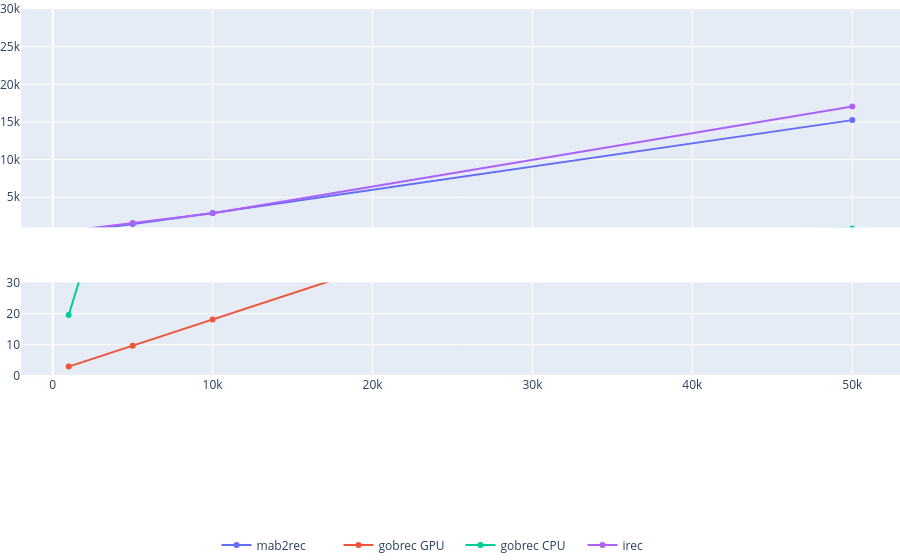

Source (notebook cell):
### Code cell
import plotly.graph_objects as go
from plotly.subplots import make_subplots
import plotly.express as px

def generate_broken_axis_plot(df, x, y, color):
    fig = make_subplots(
        rows=2, cols=1,
        shared_xaxes=True,
        row_heights=[0.7, 0.3]
    )

    color_map = {
        group: px.colors.qualitative.Plotly[i % len(px.colors.qualitative.Plotly)]
        for i, group in enumerate(df[color].unique())
    }

    for color_group in df[color].unique():
        df_group = df[df[color] == color_group]
        c = color_map[color_group]

        fig.add_trace(
            go.Scatter(
                x=df_group[x],
                y=df_group[y],
                name=color_group,
                legendgroup=color_group,
                line=dict(color=c),
                showlegend=True
            ),
            row=1, col=1
        )

        fig.add_trace(
            go.Scatter(
                x=df_group[x],
                y=df_group[y],
                name=color_group,
                legendgroup=color_group,
                line=dict(color=c),
                showlegend=False
            ),
            row=2, col=1
        )

    fig.update_yaxes(range=[1_000, 30_000], row=1, col=1)
    fig.update_yaxes(range=[0, 30], row=2, col=1)

    fig.update_layout(
        legend_title_text='',
        legend=dict(
            orientation="h",
            yanchor="bottom",
            y=-0.5,
            xanchor="center",
            entrywidth=77,
            x=0.5
        ),
        margin=dict(b=10, t=0, r=0, l=0)
    )

    return fig

generate_broken_axis_plot(df, x='Items number', y='Mean execution time (s)', color='Algorithm')

### Figure 1 — Plotly figure (JSON) as saved in the notebook; plotly's stock layout.template omitted (floating-point values rounded to 4 significant figures)
{"data": [{"legendgroup": "mab2rec", "line": {"color": "#636EFA"}, "name": "mab2rec", "showlegend": true, "type": "scatter", "x": [1000, 5000, 10000, 50000], "xaxis": "x", "y": [270.2, 1432.0, 2899.0, 15240.0], "yaxis": "y"}, {"legendgroup": "mab2rec", "line": {"color": "#636EFA"}, "name": "mab2rec", "showlegend": false, "type": "scatter", "x": [1000, 5000, 10000, 50000], "xaxis": "x2", "y": [270.2, 1432.0, 2899.0, 15240.0], "yaxis": "y2"}, {"legendgroup": "gobrec GPU", "line": {"color": "#EF553B"}, "name": "gobrec GPU", "showlegend": true, "type": "scatter", "x": [1000, 5000, 10000, 50000], "xaxis": "x", "y": [3.011, 9.736, 18.1, 85.28], "yaxis": "y"}, {"legendgroup": "gobrec GPU", "line": {"color": "#EF553B"}, "name": "gobrec GPU", "showlegend": false, "type": "scatter", "x": [1000, 5000, 10000, 50000], "xaxis": "x2", "y": [3.011, 9.736, 18.1, 85.28], "yaxis": "y2"}, {"legendgroup": "gobrec CPU", "line": {"color": "#00CC96"}, "name": "gobrec CPU", "showlegend": true, "type": "scatter", "x": [1000, 5000, 10000, 50000], "xaxis": "x", "y": [19.53, 90.37, 167.2, 836.0], "yaxis": "y"}, {"legendgroup": "gobrec CPU", "line": {"color": "#00CC96"}, "name": "gobrec CPU", "showlegend": false, "type": "scatter", "x": [1000, 5000, 10000, 50000], "xaxis": "x2", "y": [19.53, 90.37, 167.2, 836.0], "yaxis": "y2"}, {"legendgroup": "irec", "line": {"color": "#AB63FA"}, "name": "irec", "showlegend": true, "type": "scatter", "x": [1000, 5000, 10000, 50000], "xaxis": "x", "y": [534.5, 1591.0, 2864.0, 17070.0], "yaxis": "y"}, {"legendgroup": "irec", "line": {"color": "#AB63FA"}, "name": "irec", "showlegend": false, "type": "scatter", "x": [1000, 5000, 10000, 50000], "xaxis": "x2", "y": [534.5, 1591.0, 2864.0, 17070.0], "yaxis": "y2"}], "layout": {"legend": {"entrywidth": 77, "orientation": "h", "title": {"text": ""}, "x": 0.5, "xanchor": "center", "y": -0.5, "yanchor": "bottom"}, "margin": {"b": 10, "l": 0, "r": 0, "t": 0}, "xaxis": {"anchor": "y", "domain": [0, 1], "matches": "x2", "showticklabels": false}, "xaxis2": {"anchor": "y2", "domain": [0, 1]}, "yaxis": {"anchor": "x", "domain": [0.405, 1], "range": [1000, 30000]}, "yaxis2": {"anchor": "x2", "domain": [0, 0.255], "range": [0, 30]}}}
